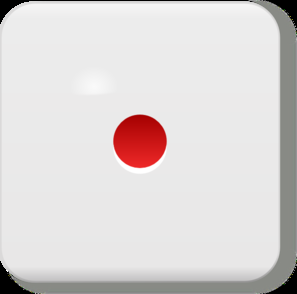
//> input picture Vision/Assignment10/images/dice-1-md.png, 297 x 294 px
$ ./CheckDice images/   (built with g++ and OpenCV 4)
//> lines starting //> are read from the running program, lines starting //| are printed output that depends on the picture
### Vision/common/FileUtils.hpp
#ifndef FileUtils_h
#define FileUtils_h

#include <opencv4/opencv2/opencv.hpp>
#include <filesystem>

std::size_t nFilesInDir(std::filesystem::path path);

#endif

### Vision/Assignment10/CheckDice.hpp
#ifndef DICE_H
#define DICE_H

#include <iostream>
#include <opencv4/opencv2/opencv.hpp>
#include "FileUtils.hpp"

#endif

### Vision/common/FileUtils.cpp
#include "FileUtils.hpp"

std::size_t nFilesInDir(std::filesystem::path path)
{
    using std::filesystem::directory_iterator;
    return std::distance(directory_iterator(path), directory_iterator{});
}

### Vision/Assignment10/CheckDice.cpp
#include "CheckDice.hpp"

int main(int argc, char **argv)
{
    if (argc < 2)
    {
        std::cout << "usage:"
                  << "CheckDice <Path/To/Images>"
                  << std::endl;

        return -1;
    }

    auto nFiles = nFilesInDir(argv[1]);

    for (int i = 1; i <= nFiles; i++)
    {
        std::stringstream imageName;
        imageName << "dice-" << i << "-md.png";

        std::stringstream ss;
        ss << argv[1] << imageName.str();

        auto img = cv::imread(ss.str());
//> img is the input picture: 294 rows x 297 cols, CV_8UC3; mean B, G, R 213.7, 214.2, 219
        if (!img.data)
        {
            std::cout << "Could not open or find: "
                      << ss.str()
                      << std::endl;
            exit(-1);
        }

        cv::Mat r;
        // Grab the red channel only
        cv::extractChannel(img, r, 0);
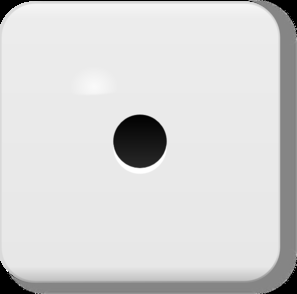
//> r: 294 rows x 297 cols, CV_8UC1; min 0, max 255, mean 213.7
        //cv::imshow("Red channel", r);
        cv::Ptr<cv::SimpleBlobDetector> d = cv::SimpleBlobDetector::create();
        //Detect blobs
        std::vector<cv::KeyPoint> keypoints;
        d->detect(r, keypoints);
//> keypoints = 1 keypoint; (x, y, size): (140, 141, 54.2)

        cv::Mat im_with_keypoints;
        //drawKeypoints(img, keypoints, im_with_keypoints, cv::Scalar(0, 0, 255), cv::DrawMatchesFlags::DRAW_RICH_KEYPOINTS);

        // Show blobs
        //imshow("keypoints", im_with_keypoints);

        //std::stringstream output;
        std::cout << imageName.str() << ": Number: " << keypoints.size() << std::endl;
//| dice-1-md.png: Number: 1
    }
//> pass 2 of the loop `for (int i = 1; i <= nFiles; i++)`:
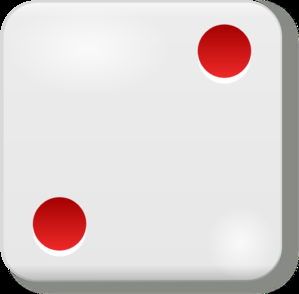
//> input picture Vision/Assignment10/images/dice-2-md.png, 299 x 294 px
//> img is the input picture: 294 rows x 299 cols, CV_8UC3; mean B, G, R 209.2, 209.7, 219.1
//> `cv::extractChannel(img, r, 0);`:
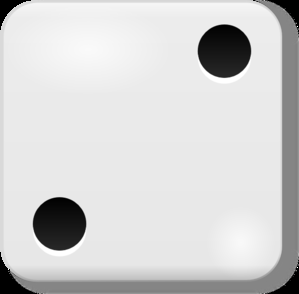
//> r: 294 rows x 299 cols, CV_8UC1; min 0, max 255, mean 209.2
//> keypoints = 2 keypoints; (x, y, size): (59, 223, 54.2), (224, 51, 54.2)
//| dice-2-md.png: Number: 2

    cv::waitKey(0);
}
